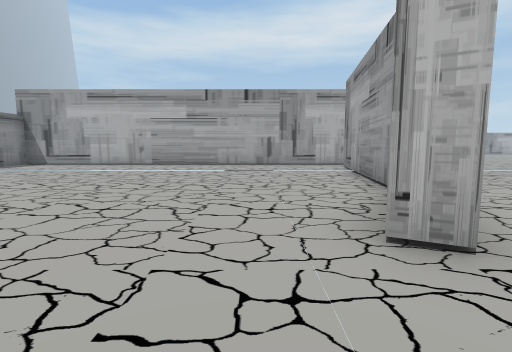
View 1 (above)

24 first-person views from a walk through a Unity game level. The camera is 1.5 m above the floor, tilts 6° down and sees 85° across. Doors are open. The floor is counted in squares, 2 m on a side. Each view is taken from the middle of a square. On the plan, view 1 faces up. The plan holds only what a view shows up to about 10 squares ahead; the rest is blank. The place goes on beyond the plan. The player character is not drawn.

View 2
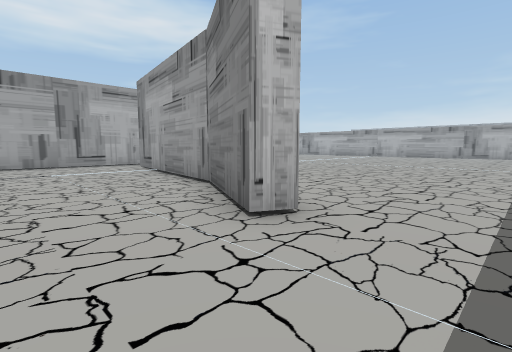

View 3
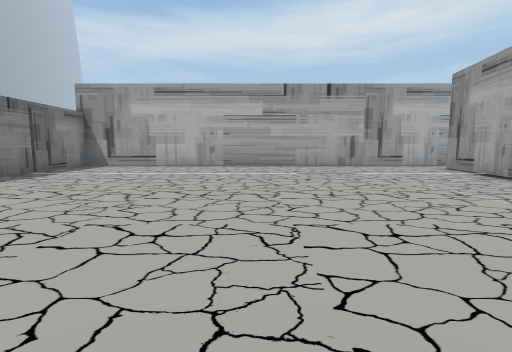

View 4
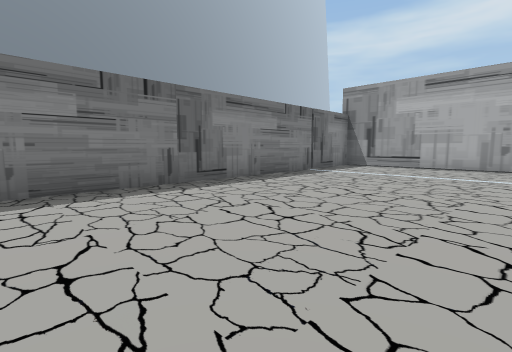

View 5
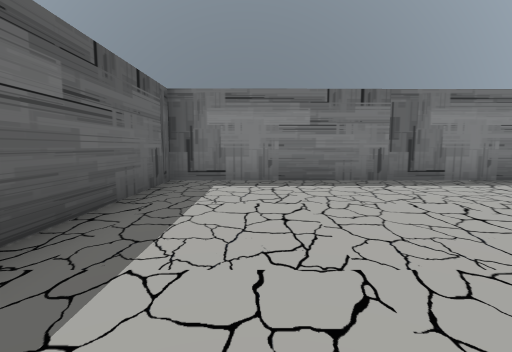

View 6
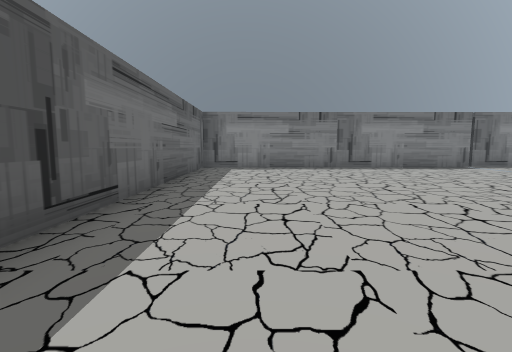

View 7
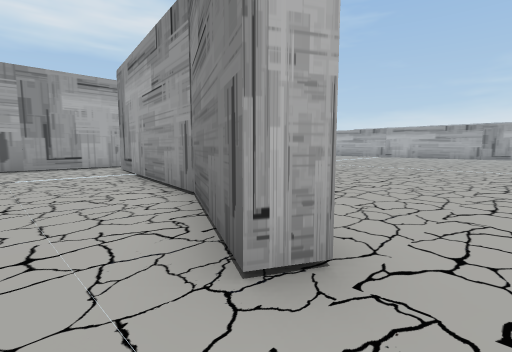

View 8
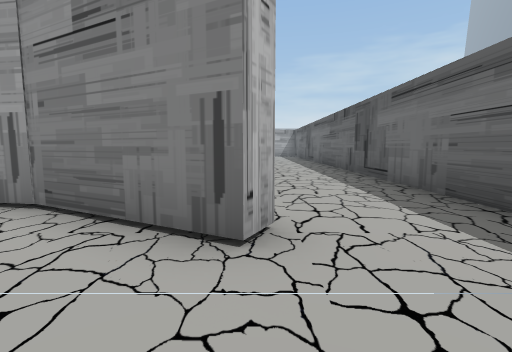

View 9
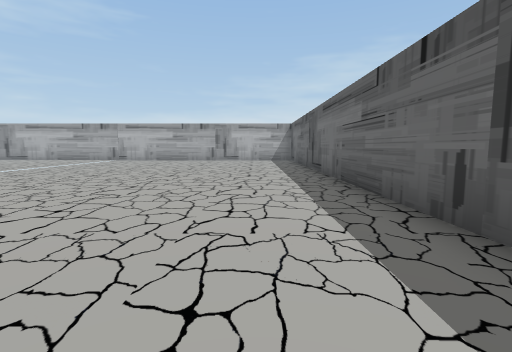

View 10
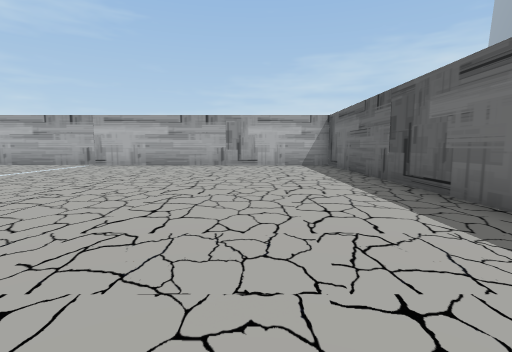

View 11
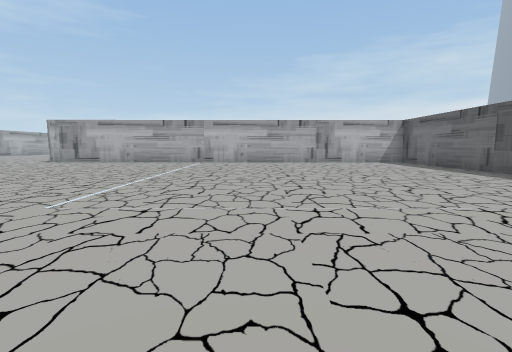

View 12
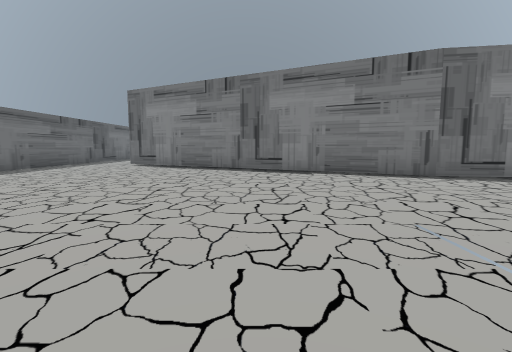

View 13
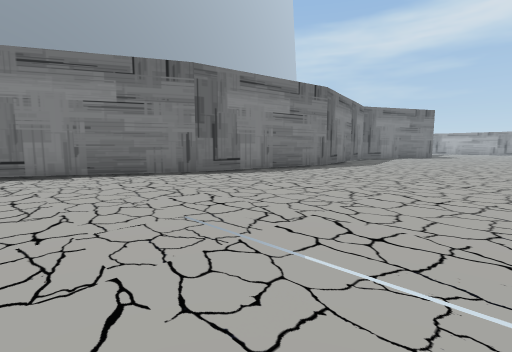

View 14
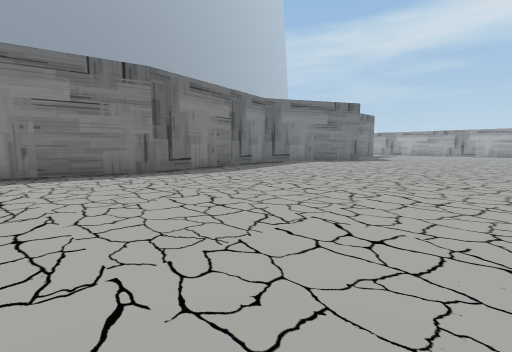

View 15
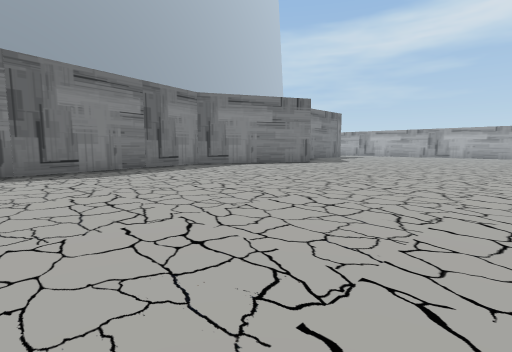

View 16
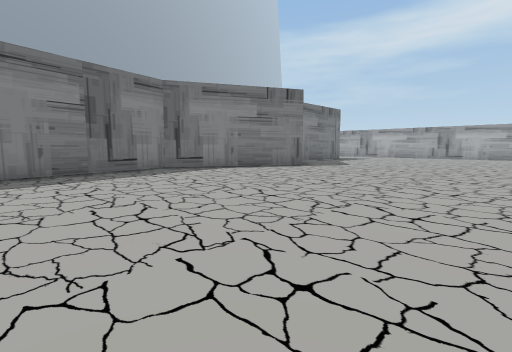

View 17
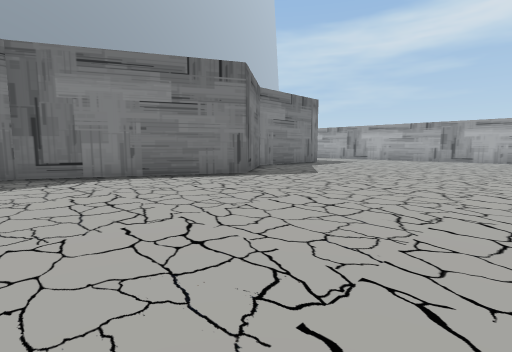

View 18
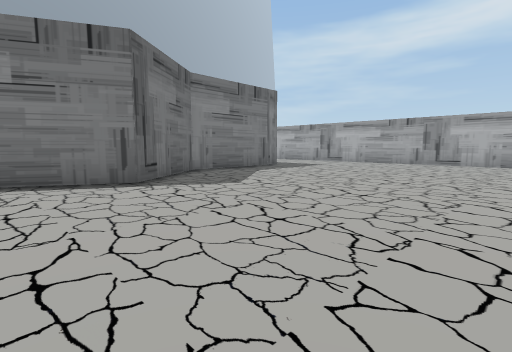

View 19
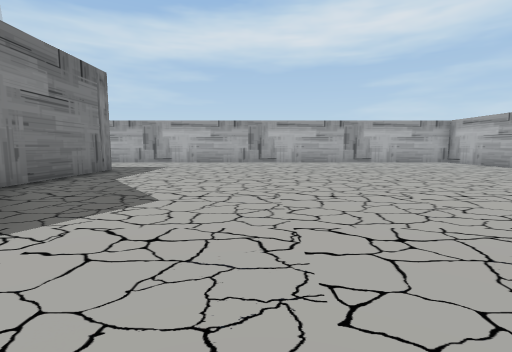

View 20
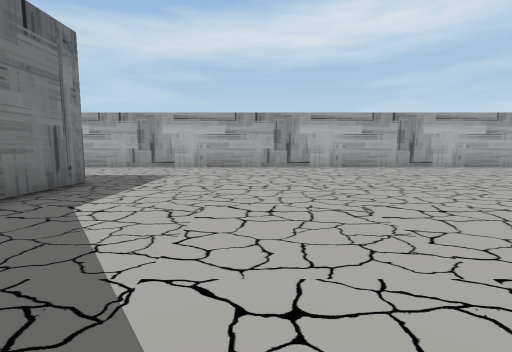

View 21
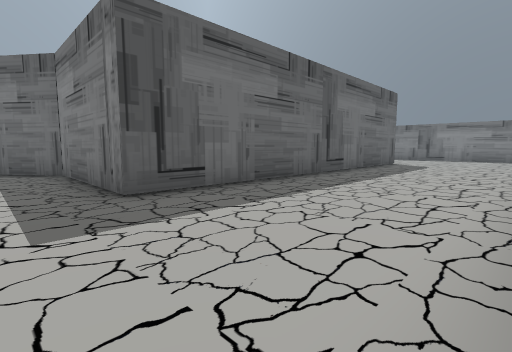

View 22
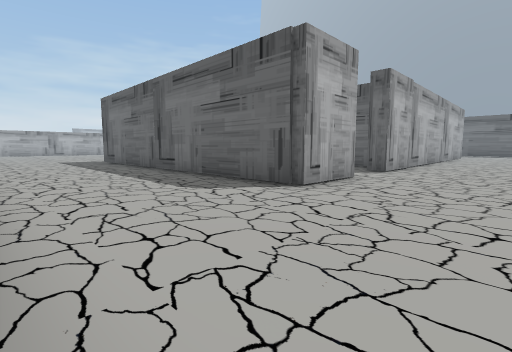

View 23
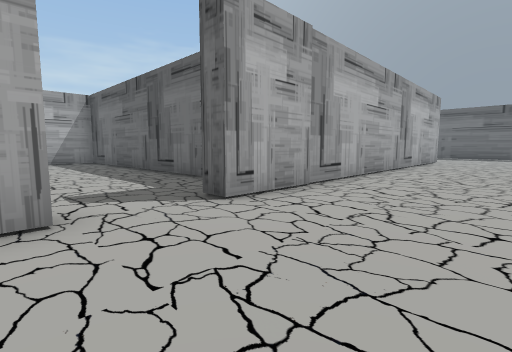

View 24
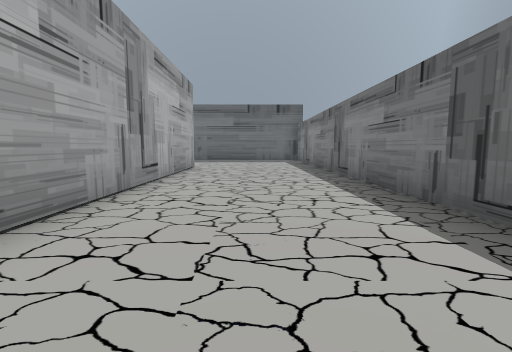

### Floor plan
Points are (right, up) in squares from view 1. A wall is a line through its corners. A room is listed if a view was taken in it or the views show most of it. See-through windows are left out.
Room 1 (views 1, 2, 3, 4, 5, 7, 8)
walls: (-4.4, 11.3) (-8, 11.3); (1, 2.1) (2.3, 4.6) (3.1, 10); (-9.3, 11.1) (-9.1, -0.9) (-1, -0.9); (2.4, 11.3) (-0.5, 11.3)
ways out: opening at (1.5, 0.5) to room 2; opening at (3, 11)
Room 2 (views 6, 9, 10, 11, 12, 13, 14, 15, 16, 17, 18, 19, 20, 21, 22, 23, 24)
walls: (-4.9, 17) (-4.9, 29.5); (-4.9, 31.5) (-4.9, 33.7) (6.5, 33.7) (6.5, 29.7) (8.4, 27.2) (6, 22.6) (7.2, 16.6) (6.4, 11.3) (2.9, 4.6); (-9.4, 24.5) (-9.3, 17); (13.5, 38.2) (12.9, 38.2); (1.5, 1.8) (1, 2.1); (2.1, -0.9) (19.1, -0.9)
ways out: opening at (1.5, 0.5) to room 1; open door at (-5, 30.5)

Where each view was taken, in squares from view 1:
view 1: 0 up, 0 right, facing up
view 2: 0 up, 1 left, facing up-right
view 3: 1 up, 3 left, facing up
view 4: 1 up, 4 left, facing up-left
view 5: 1 up, 3 left, facing left
view 6: 1 up, 1 right, facing left
view 7: 1 up, 0 right, facing up-right
view 8: 2 up, 1 left, facing right
view 9: 1 up, 5 right, facing right
view 10: 2 up, 9 right, facing right
view 11: 6 up, 7 right, facing right
view 12: 7 up, 13 right, facing left
view 13: 7 up, 13 right, facing up-left
view 14: 13 up, 15 right, facing up-left
view 15: 16 up, 16 right, facing up-left
view 16: 18 up, 15 right, facing up-left
view 17: 22 up, 14 right, facing up-left
view 18: 25 up, 14 right, facing up-left
view 19: 25 up, 11 right, facing up
view 20: 28 up, 10 right, facing up
view 21: 38 up, 8 right, facing down-left
view 22: 38 up, 8 left, facing down-right
view 23: 32 up, 8 left, facing down-right
view 24: 27 up, 7 left, facing down
